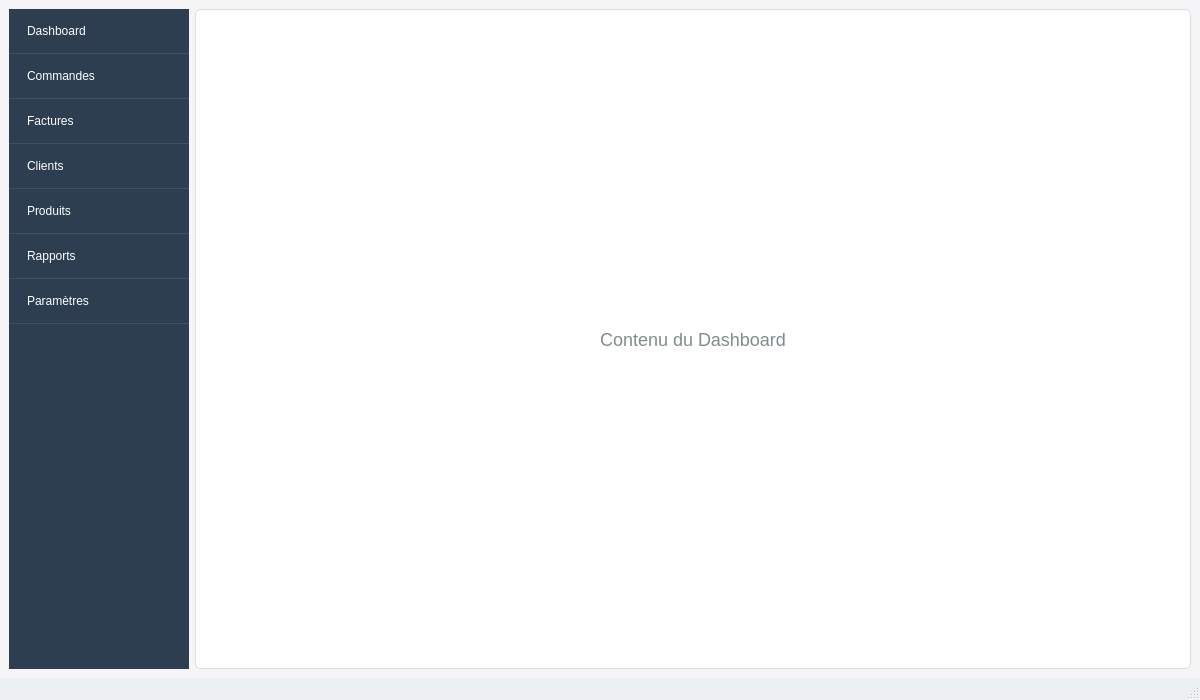
<?xml version="1.0" encoding="UTF-8"?>
<ui version="4.0">
 <class>MainWindow</class>
 <widget class="QMainWindow" name="MainWindow">
  <property name="geometry">
   <rect>
    <x>0</x>
    <y>0</y>
    <width>1200</width>
    <height>700</height>
   </rect>
  </property>
  <property name="windowTitle">
   <string>Logiciel de Facturation</string>
  </property>
  <property name="styleSheet">
   <string notr="true">QMainWindow {
    background-color: #f5f5f7;
}

QListWidget {
    background-color: #2c3e50;
    color: white;
    border: none;
    outline: 0;
}

QListWidget::item {
    padding: 15px;
    border-bottom: 1px solid rgba(255, 255, 255, 0.1);
}

QListWidget::item:selected {
    background-color: #3498db;
    color: white;
    border-left: 4px solid #2980b9;
}

QListWidget::item:hover {
    background-color: #34495e;
}

QStatusBar {
    background-color: #ecf0f1;
    color: #2c3e50;
    padding: 5px;
}</string>
  </property>
  <widget class="QWidget" name="centralwidget">
   <layout class="QHBoxLayout" name="horizontalLayout">
    <item>
     <widget class="QListWidget" name="nav_menu">
      <property name="minimumSize">
       <size>
        <width>180</width>
        <height>0</height>
       </size>
      </property>
      <property name="maximumSize">
       <size>
        <width>180</width>
        <height>16777215</height>
       </size>
      </property>
      <property name="styleSheet">
       <string notr="true"/>
      </property>
      <item>
       <property name="text">
        <string>Dashboard</string>
       </property>
       <property name="flags">
        <set>Qt::ItemIsSelectable|Qt::ItemIsEnabled</set>
       </property>
      </item>
      <item>
       <property name="text">
        <string>Commandes</string>
       </property>
       <property name="flags">
        <set>Qt::ItemIsSelectable|Qt::ItemIsEnabled</set>
       </property>
      </item>
      <item>
       <property name="text">
        <string>Factures</string>
       </property>
       <property name="flags">
        <set>Qt::ItemIsSelectable|Qt::ItemIsEnabled</set>
       </property>
      </item>
      <item>
       <property name="text">
        <string>Clients</string>
       </property>
       <property name="flags">
        <set>Qt::ItemIsSelectable|Qt::ItemIsEnabled</set>
       </property>
      </item>
      <item>
       <property name="text">
        <string>Produits</string>
       </property>
       <property name="flags">
        <set>Qt::ItemIsSelectable|Qt::ItemIsEnabled</set>
       </property>
      </item>
      <item>
       <property name="text">
        <string>Rapports</string>
       </property>
       <property name="flags">
        <set>Qt::ItemIsSelectable|Qt::ItemIsEnabled</set>
       </property>
      </item>
      <item>
       <property name="text">
        <string>Paramètres</string>
       </property>
       <property name="flags">
        <set>Qt::ItemIsSelectable|Qt::ItemIsEnabled</set>
       </property>
      </item>
     </widget>
    </item>
    <item>
     <widget class="QStackedWidget" name="stacked_widget">
      <property name="styleSheet">
       <string notr="true">QStackedWidget {
    background-color: white;
    border-radius: 5px;
    border: 1px solid #ddd;
}</string>
      </property>
      <widget class="QWidget" name="dashboard_page">
       <layout class="QVBoxLayout" name="verticalLayout_2">
        <item>
         <widget class="QLabel" name="label">
          <property name="text">
           <string>Contenu du Dashboard</string>
          </property>
          <property name="alignment">
           <set>Qt::AlignCenter</set>
          </property>
          <property name="styleSheet">
           <string notr="true">QLabel {
    font-size: 18px;
    color: #7f8c8d;
}</string>
          </property>
         </widget>
        </item>
       </layout>
      </widget>
      <widget class="QWidget" name="commandes_page">
       <layout class="QVBoxLayout" name="verticalLayout_commandes">
        <item>
         <widget class="QLabel" name="label_commandes">
          <property name="text">
           <string>Contenu des Commandes</string>
          </property>
          <property name="alignment">
           <set>Qt::AlignCenter</set>
          </property>
          <property name="styleSheet">
           <string notr="true">QLabel {
    font-size: 18px;
    color: #7f8c8d;
}</string>
          </property>
         </widget>
        </item>
       </layout>
      </widget>
      <widget class="QWidget" name="invoices_page">
       <layout class="QVBoxLayout" name="verticalLayout_3">
        <item>
         <widget class="QLabel" name="label_2">
          <property name="text">
           <string>Contenu des Factures</string>
          </property>
          <property name="alignment">
           <set>Qt::AlignCenter</set>
          </property>
          <property name="styleSheet">
           <string notr="true">QLabel {
    font-size: 18px;
    color: #7f8c8d;
}</string>
          </property>
         </widget>
        </item>
       </layout>
      </widget>
      <widget class="QWidget" name="clients_page">
       <layout class="QVBoxLayout" name="verticalLayout_4">
        <item>
         <widget class="QLabel" name="label_3">
          <property name="text">
           <string>Contenu des Clients</string>
          </property>
          <property name="alignment">
           <set>Qt::AlignCenter</set>
          </property>
          <property name="styleSheet">
           <string notr="true">QLabel {
    font-size: 18px;
    color: #7f8c8d;
}</string>
          </property>
         </widget>
        </item>
       </layout>
      </widget>
      <widget class="QWidget" name="products_page">
       <layout class="QVBoxLayout" name="verticalLayout_5">
        <item>
         <widget class="QLabel" name="label_4">
          <property name="text">
           <string>Contenu des Produits</string>
          </property>
          <property name="alignment">
           <set>Qt::AlignCenter</set>
          </property>
          <property name="styleSheet">
           <string notr="true">QLabel {
    font-size: 18px;
    color: #7f8c8d;
}</string>
          </property>
         </widget>
        </item>
       </layout>
      </widget>
      <widget class="QWidget" name="reports_page">
       <layout class="QVBoxLayout" name="verticalLayout_6">
        <item>
         <widget class="QLabel" name="label_5">
          <property name="text">
           <string>Contenu des Rapports</string>
          </property>
          <property name="alignment">
           <set>Qt::AlignCenter</set>
          </property>
          <property name="styleSheet">
           <string notr="true">QLabel {
    font-size: 18px;
    color: #7f8c8d;
}</string>
          </property>
         </widget>
        </item>
       </layout>
      </widget>
      <widget class="QWidget" name="settings_page">
       <layout class="QVBoxLayout" name="verticalLayout_7">
        <item>
         <widget class="QLabel" name="label_6">
          <property name="text">
           <string>Contenu des Paramètres</string>
          </property>
          <property name="alignment">
           <set>Qt::AlignCenter</set>
          </property>
          <property name="styleSheet">
           <string notr="true">QLabel {
    font-size: 18px;
    color: #7f8c8d;
}</string>
          </property>
         </widget>
        </item>
       </layout>
      </widget>
     </widget>
    </item>
   </layout>
  </widget>
  <widget class="QStatusBar" name="statusbar"/>
 </widget>
 <resources/>
 <connections/>
</ui>
